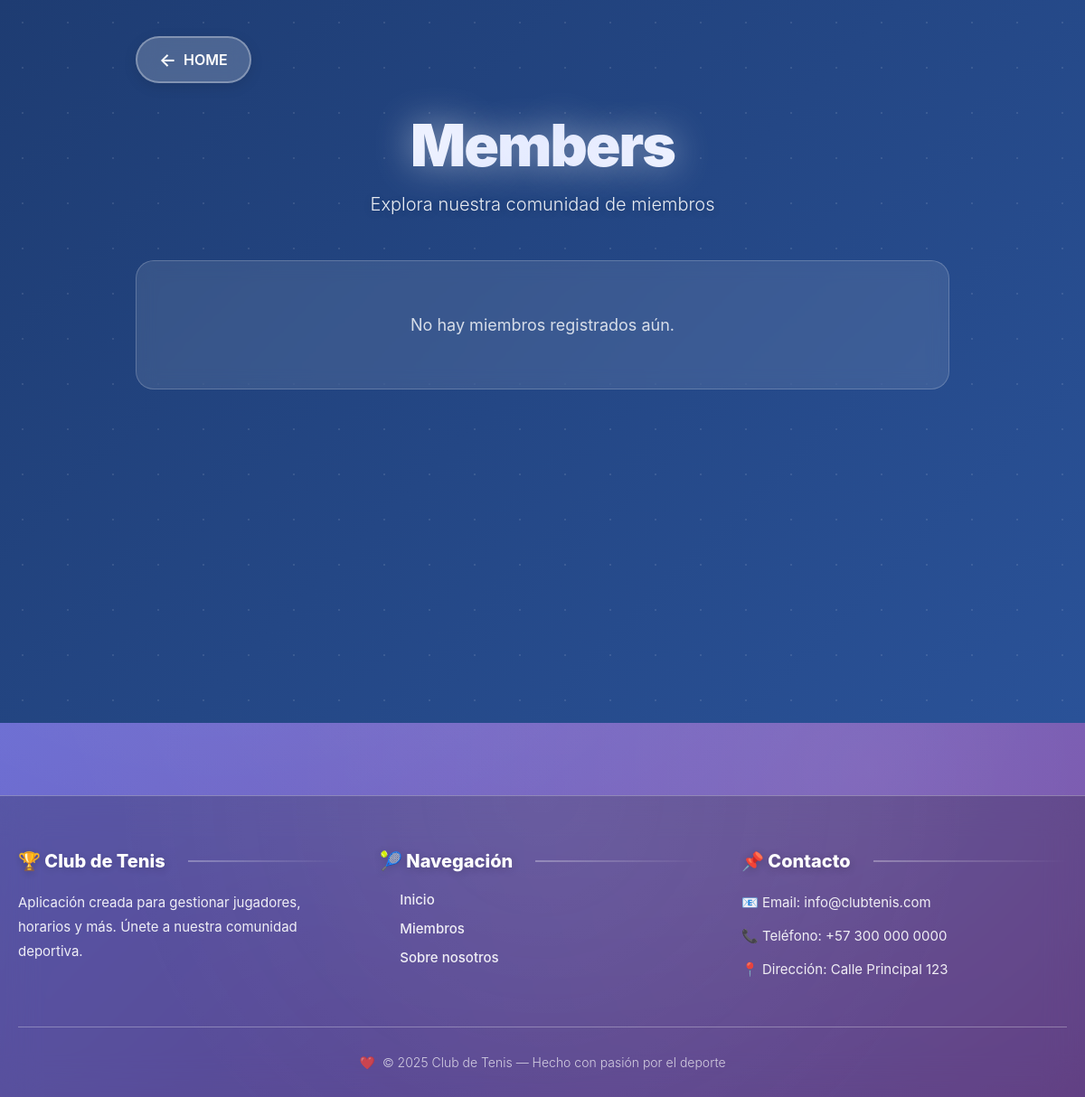
/members/, run on an earlier commit of the app's database.
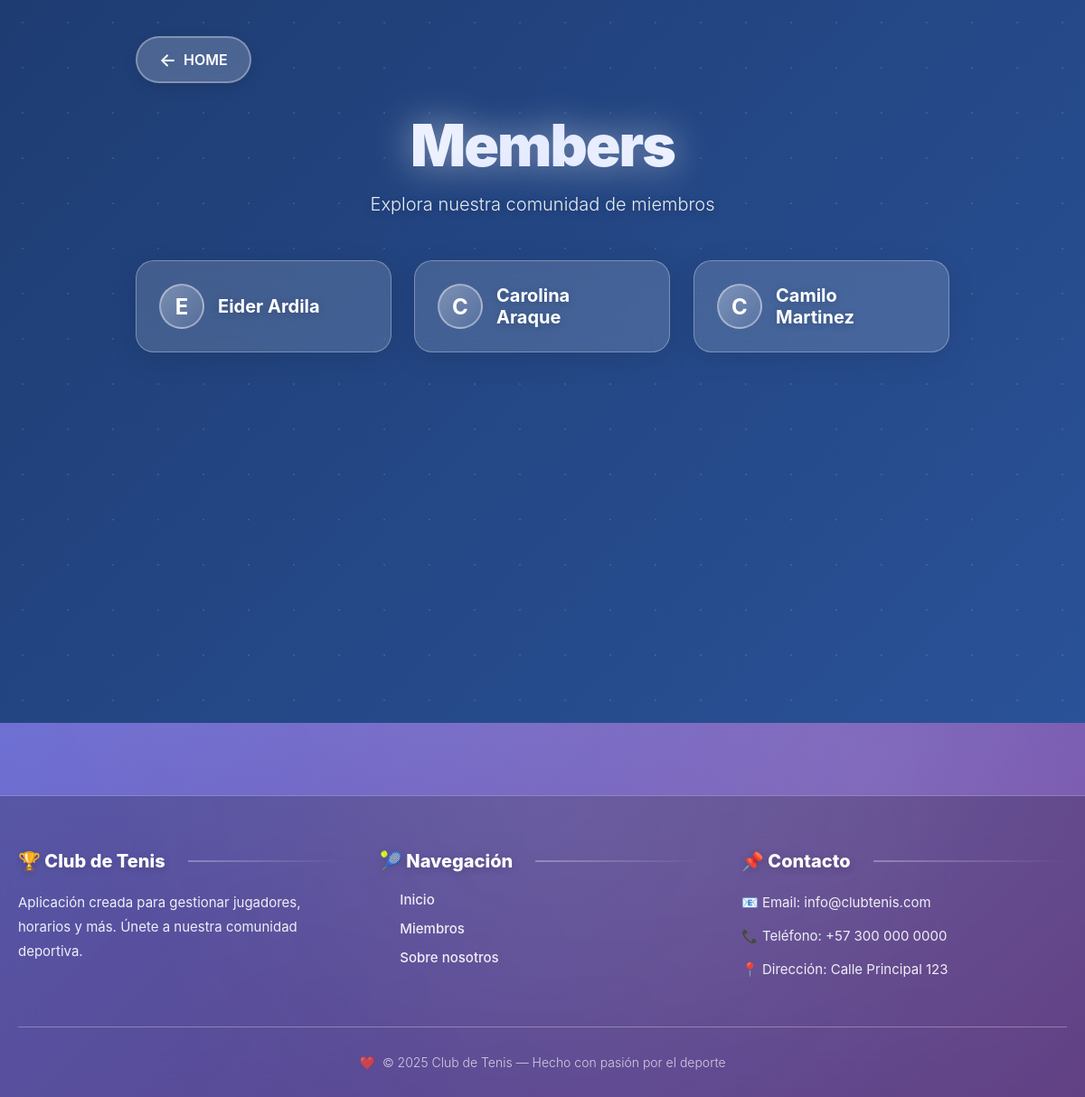
And on a later commit of the database.
### members/models.py (models this page shows)
class Member(models.Model):
  Documento=models.IntegerField(null=True)
  firstname = models.CharField(max_length=255)
  lastname = models.CharField(max_length=255)
  phone = models.IntegerField(null=True)
  joined_date = models.DateField(null=True)
  email =models.EmailField(null=True)

### members/views.py (the view)
# urls.py: path('members/', views.members, name='members'),
def members(request):
  mymembers = Member.objects.all().values()
  template = loader.get_template('all_members.html')
  context = {
    'mymembers': mymembers,
  }
  return HttpResponse(template.render(context, request))

### members/templates/all_members.html (shortened to what this page needs)
{% extends "master.html" %}
{% block content %}
<div class="members-section">
    <div class="members-container">
        <a href="/" class="home-button">HOME</a>
        <div class="members-header">
            <h1 class="members-title">Members</h1>
            <p class="members-subtitle">Explora nuestra comunidad de miembros</p>
        </div>
        {% if mymembers %}
        <ul class="members-grid">
            {% for x in mymembers %}
            <li class="member-card">
                <a href="details/{{ x.id }}" class="member-link">
                    <div class="member-icon">
                        {{ x.firstname|first|upper }}
                    </div>
                    <span class="member-name">
                        {{ x.firstname }} {{ x.lastname }}
                    </span>
                </a>
            </li>
            {% endfor %}
        </ul>
        {% else %}
        <div class="empty-message">
            No hay miembros registrados aún.
        </div>
        {% endif %}
    </div>
</div>
{% endblock %}

### members/templates/master.html (shortened to what this page needs)
<!DOCTYPE html>
<html lang="es">
<head>
</head>
<body>
  {% block content %}
  {% endblock %}
  <footer class="footer-modern">
    <div class="footer-container">
      <div class="footer-section">
        <h3>🏆 Club de Tenis</h3>
        <p>Aplicación creada para gestionar jugadores, horarios y más. Únete a nuestra comunidad deportiva.</p>
      </div>
      <div class="footer-section">
        <h3>🎾 Navegación</h3>
        <ul>
          <li><a href="/">Inicio</a></li>
          <li><a href="/members">Miembros</a></li>
          <li><a href="/about">Sobre nosotros</a></li>
        </ul>
      </div>
      <div class="footer-section">
        <h3>📌 Contacto</h3>
        <p>📧 Email: info@clubtenis.com</p>
        <p>📞 Teléfono: +57 300 000 0000</p>
        <p>📍 Dirección: Calle Principal 123</p>
      </div>
    </div>
    <div class="footer-bottom">
      <p>© 2025 Club de Tenis — Hecho con pasión por el deporte</p>
    </div>
  </footer>
</body>
</html>

### members/templates/master.html (style rules this page uses)
* { margin: 0; padding: 0; box-sizing: border-box; }
:root { --primary-gradient: linear-gradient(135deg, #667eea 0%, #764ba2 25%, #f093fb 50%, #4facfe 75%, #00f2fe 100%); --glass-bg: rgba(255, 255, 255, 0.15); --glass-border: rgba(255, 255, 255, 0.3); --text-primary: #ffffff; --text-secondary: rgba(255, 255, 255, 0.9); --accent-color: #ff6b6b; --shadow-sm: 0 4px 15px rgba(0, 0, 0, 0.1); --shadow-md: 0 8px 32px rgba(0, 0, 0, 0.1); --shadow-lg: 0 15px 40px rgba(0, 0, 0, 0.2); }
body { font-family: -apple-system, BlinkMacSystemFont, 'Segoe UI', 'Roboto', 'Oxygen', 'Ubuntu', 'Cantarell', 'Fira Sans', 'Droid Sans', 'Helvetica Neue', sans-serif; -webkit-font-smoothing: antialiased; -moz-osx-font-smoothing: grayscale; margin: 0; padding: 0; min-height: 100vh; position: relative; overflow-x: hidden; }
body::before { content: ''; position: fixed; top: 0; left: 0; width: 100%; height: 100%; background: var(--primary-gradient); background-size: 400% 400%; animation: gradientShift 20s ease infinite; z-index: -2; pointer-events: none; }
body::after { content: ''; position: fixed; top: 0; left: 0; width: 100%; height: 100%; background-image: radial-gradient(circle at 20% 30%, rgba(255, 255, 255, 0.1) 0%, transparent 50%), radial-gradient(circle at 80% 70%, rgba(255, 255, 255, 0.1) 0%, transparent 50%), radial-gradient(circle at 50% 50%, rgba(255, 255, 255, 0.05) 0%, transparent 70%); z-index: -1; pointer-events: none; animation: patternMove 25s ease-in-out infinite; }
.footer-modern { position: relative; background: rgba(0, 0, 0, 0.2); backdrop-filter: blur(20px); border-top: 1px solid var(--glass-border); padding: 60px 20px 30px; margin-top: 80px; z-index: 100; }
.footer-container { max-width: 1200px; margin: 0 auto; display: grid; grid-template-columns: repeat(auto-fit, minmax(250px, 1fr)); gap: 40px; position: relative; }
.footer-section { position: relative; z-index: 1; }
.footer-section h3 { font-size: 20px; font-weight: 800; color: var(--text-primary); margin-bottom: 20px; display: flex; align-items: center; gap: 10px; text-shadow: 0 2px 10px rgba(0, 0, 0, 0.2); }
.footer-section h3::after { content: ''; flex: 1; height: 2px; background: linear-gradient(90deg, var(--glass-border), transparent); margin-left: 15px; }
.footer-section p { color: var(--text-secondary); line-height: 1.8; font-size: 15px; margin-bottom: 10px; }
.footer-section ul { list-style: none; padding: 0; }
.footer-section ul li { margin-bottom: 12px; }
.footer-section ul li a { color: var(--text-secondary); text-decoration: none; font-weight: 500; font-size: 15px; display: inline-flex; align-items: center; gap: 8px; transition: all 0.3s ease; position: relative; }
.footer-section ul li a::before { content: '→'; opacity: 0; transform: translateX(-10px); transition: all 0.3s ease; }
.footer-bottom { max-width: 1200px; margin: 40px auto 0; padding-top: 30px; border-top: 1px solid var(--glass-border); text-align: center; position: relative; z-index: 1; }
.footer-bottom p { color: var(--text-secondary); font-size: 14px; opacity: 0.8; font-weight: 300; }
.footer-bottom p::before { content: '❤️'; margin-right: 8px; animation: heartBeat 2s ease-in-out infinite; }
.footer-modern::before { content: ''; position: absolute; top: 0; left: 0; width: 100%; height: 100%; background: radial-gradient(circle at 50% 0%, rgba(255, 255, 255, 0.05) 0%, transparent 70%); pointer-events: none; }

What changed in the data, as far as the page shows it:
added Member: firstname|first "E", firstname "Eider", lastname "Ardila"
added Member: firstname|first "C", firstname "Carolina", lastname "Araque"
added Member: firstname|first "C", firstname "Camilo", lastname "Martinez"
Also different on the page:
text no longer shown: "No hay miembros registrados aún."
